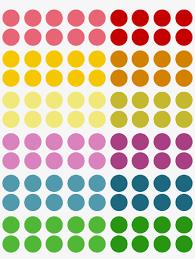
#> input picture src/open-CV/images/dots.png, 195 x 259 px
$ python histogram_computation.py
#> lines starting #> are read from the running program, lines starting #| are printed output that depends on the picture
### src/open-CV/util/basic.py
import cv2
import numpy as np
from numpy.core.numerictypes import find_common_type

# Colors
MIDNIGHT_BLUE = (70, 47, 6)
TOMATO = (54, 65, 210)


# [37 lines left out: function stack_images, not called in this run]


def rescale_frame(frame, scale=0.5):
    # Live video, static video/img
    width = int(frame.shape[1] * scale)
    height = int(frame.shape[0] * scale)
    return cv2.resize(frame, (width, height), interpolation=cv2.INTER_CUBIC)


# [21 lines left out: functions translate, rotate, clean_slate, not called in this run]


def canvas_mono(dimensions):
    return np.zeros(shape=dimensions, dtype='uint8')


# [55 lines left out: functions rect_center, label, not called in this run]

### src/open-CV/histogram_computation.py
# Importing dependencies.
import cv2
import numpy as np
import util.basic as util
import matplotlib.pyplot as plt

# Resources
IMG_URL = "images/dots.png"
VIDEO_URL = "images/dibyasom.mp4"
CAM_DEFAULT = 0

# Colors
TOMATO = (54, 65, 241)
SEMOLINA = (153, 184, 206)
PANTONE = (202, 220, 78)
MIDNIGHT_BLUE = (70, 47, 6)
BEIGE = (220, 240, 248)

if __name__ == "__main__":
    # stream = cv2.VideoCapture(VIDEO_URL)
    # _, img = stream.read()

    img = cv2.imread(IMG_URL)
#> img is the input picture: shape (259, 195, 3); mean B, G, R 165.8, 192.8, 204.8
    img = util.rescale_frame(img, scale=1)
    DIMENSIONS = img.shape
#> DIMENSIONS = (259, 195, 3)
    DIMENSIONS_MONO = img.shape[:2]
#> DIMENSIONS_MONO = (259, 195)

    # Mask
    canvas = util.canvas_mono(img.shape[:2])
    mask = cv2.circle(
        canvas.copy(), (canvas.shape[1]//2, canvas.shape[0]//2), 100, 255, -1)
    img_mono = cv2.cvtColor(img, cv2.COLOR_BGR2GRAY)
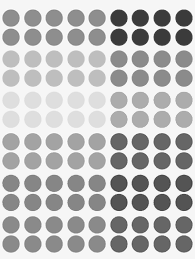
#> img_mono: shape (259, 195); min 59, max 252, mean 193.3

    masked = cv2.bitwise_and(img, img, mask=mask)
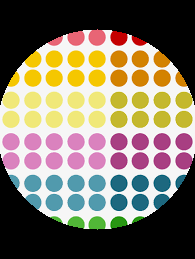
#> masked: shape (259, 195, 3); mean B, G, R 105, 121.1, 130.3

    # cv2.imshow("Image", img_mono)
    cv2.imshow(IMG_URL, masked)
    cv2.waitKey(0)

    # Grayscale Histogram
    # gray_hist = cv2.calcHist([img_mono], [0], mask, [256], [0, 256])

    # Color Histogram
    plt.figure()
    plt.title("RGB Histogram")
    plt.xlabel("Bins")
    plt.ylabel("# of pixels")
    channels = ('b', 'g', 'r')
    for i, channel in enumerate(channels):
        hist = cv2.calcHist([img], [i], mask, [256], [0, 256])
        plt.plot(hist, color=channel)
        plt.xlim([0, 256])

    plt.show()
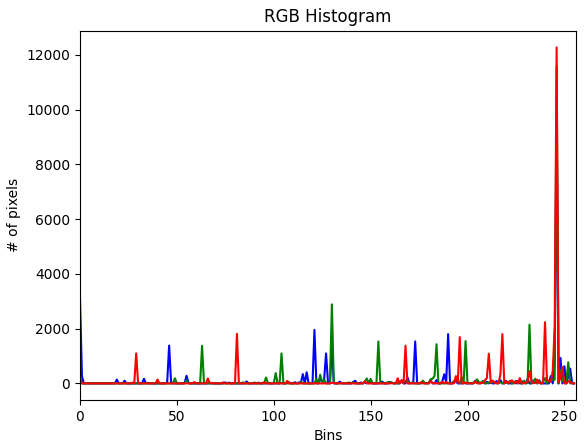
#> figure drawn by matplotlib, 1 panel; curve peaks at x = 246, y = 9688; curve peaks at x = 246, y = 11584; curve peaks at x = 246, y = 12274

    cv2.destroyAllWindows()

$ run again, with src/open-CV/images/digits.png copied over src/open-CV/images/dots.png
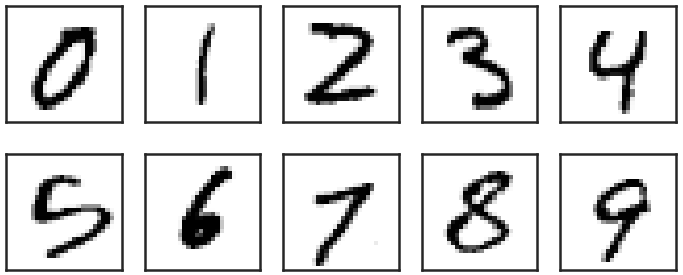
#> input picture src/open-CV/images/digits.png, 683 x 275 px
#> img is the input picture: shape (275, 683, 3); min 0, max 255, mean 219.7
#> `masked = cv2.bitwise_and(img, img, mask=mask)`:
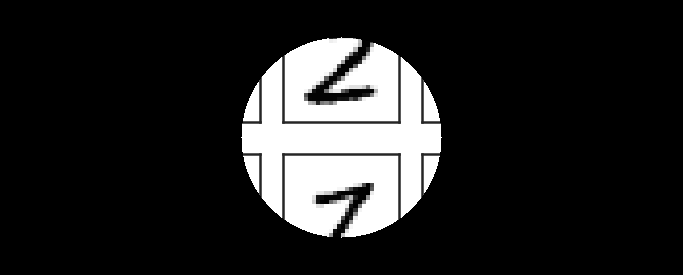
#> masked: shape (275, 683, 3); min 0, max 255, mean 37.2
#> `plt.show()`:
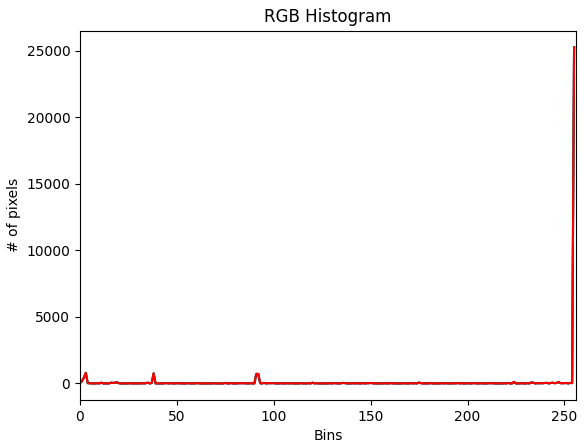
#> figure drawn by matplotlib, 1 panel; curve peaks at x = 255, y = 25267; curve peaks at x = 255, y = 25267; curve peaks at x = 255, y = 25267

$ run again, with src/open-CV/images/enh.png copied over src/open-CV/images/dots.png
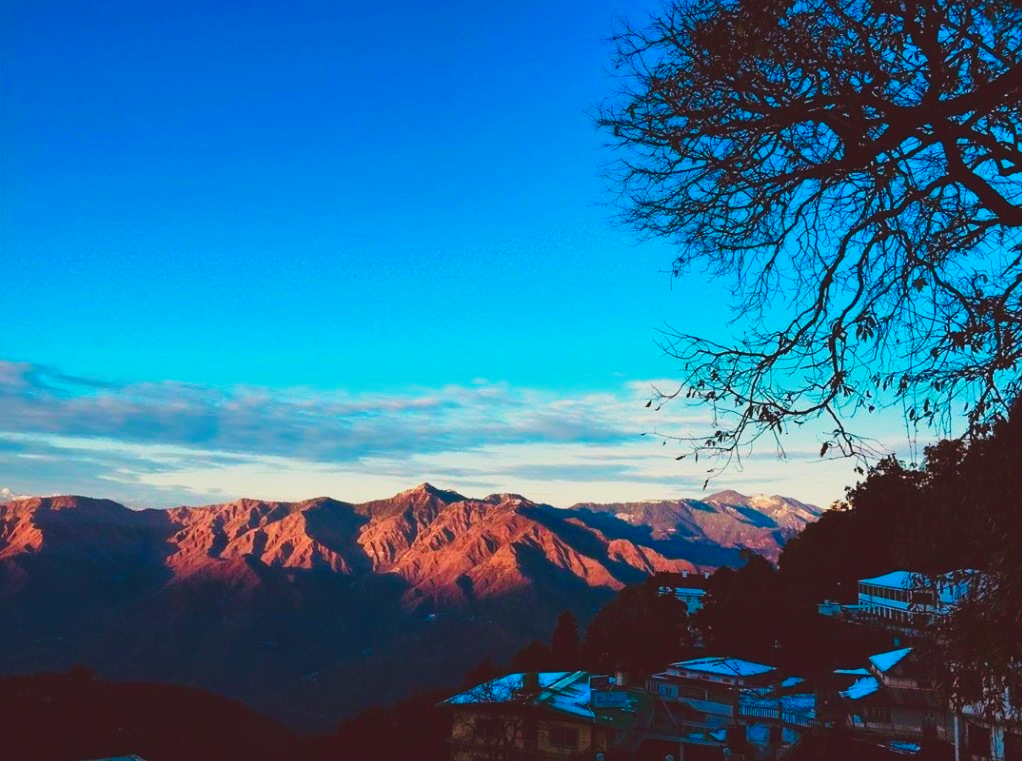
#> input picture src/open-CV/images/enh.png, 1022 x 761 px
#> img is the input picture: shape (761, 1022, 3); mean B, G, R 149.3, 109.4, 42.2
#> `masked = cv2.bitwise_and(img, img, mask=mask)`:
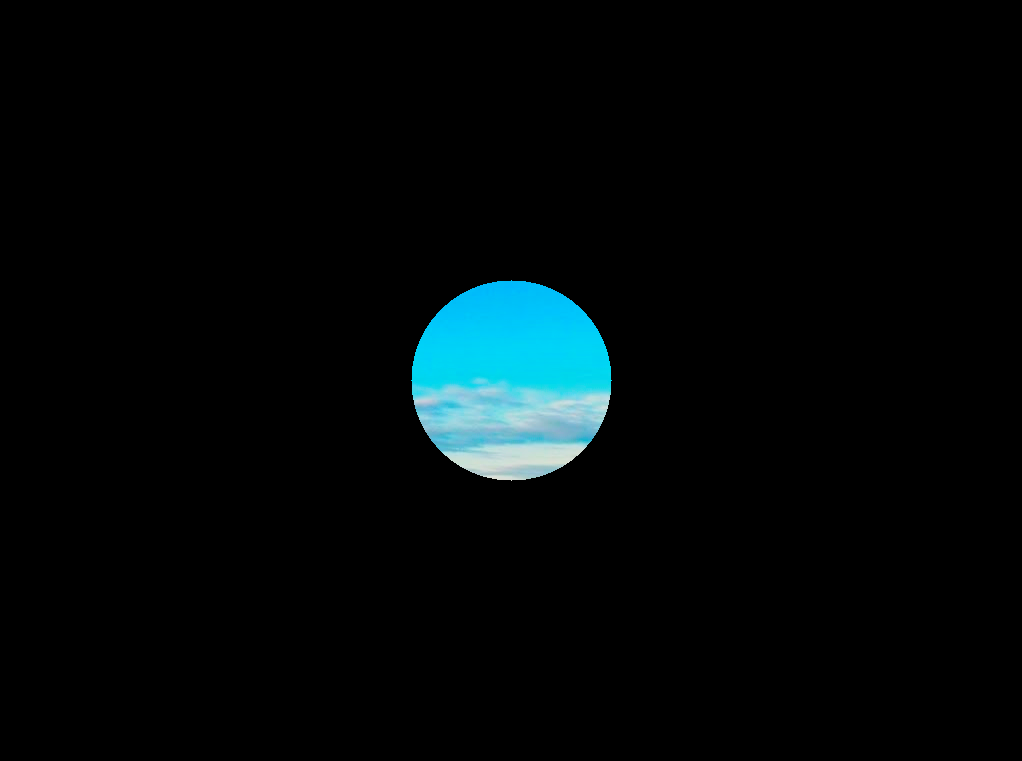
#> masked: shape (761, 1022, 3); mean B, G, R 9.4, 8.3, 2.6
#> `plt.show()`:
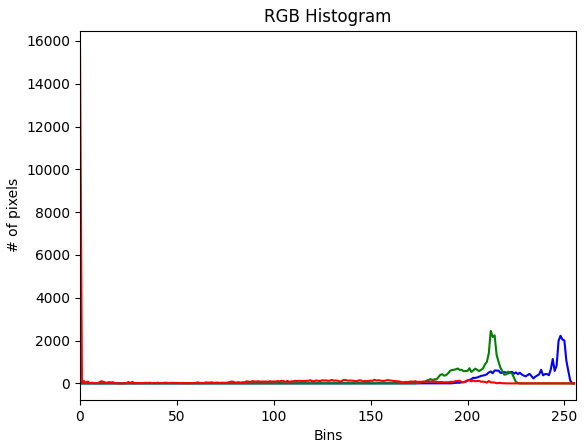
#> figure drawn by matplotlib, 1 panel; curve peaks at x = 248, y = 2225; curve peaks at x = 212, y = 2455; curve peaks at x = 0, y = 15696
